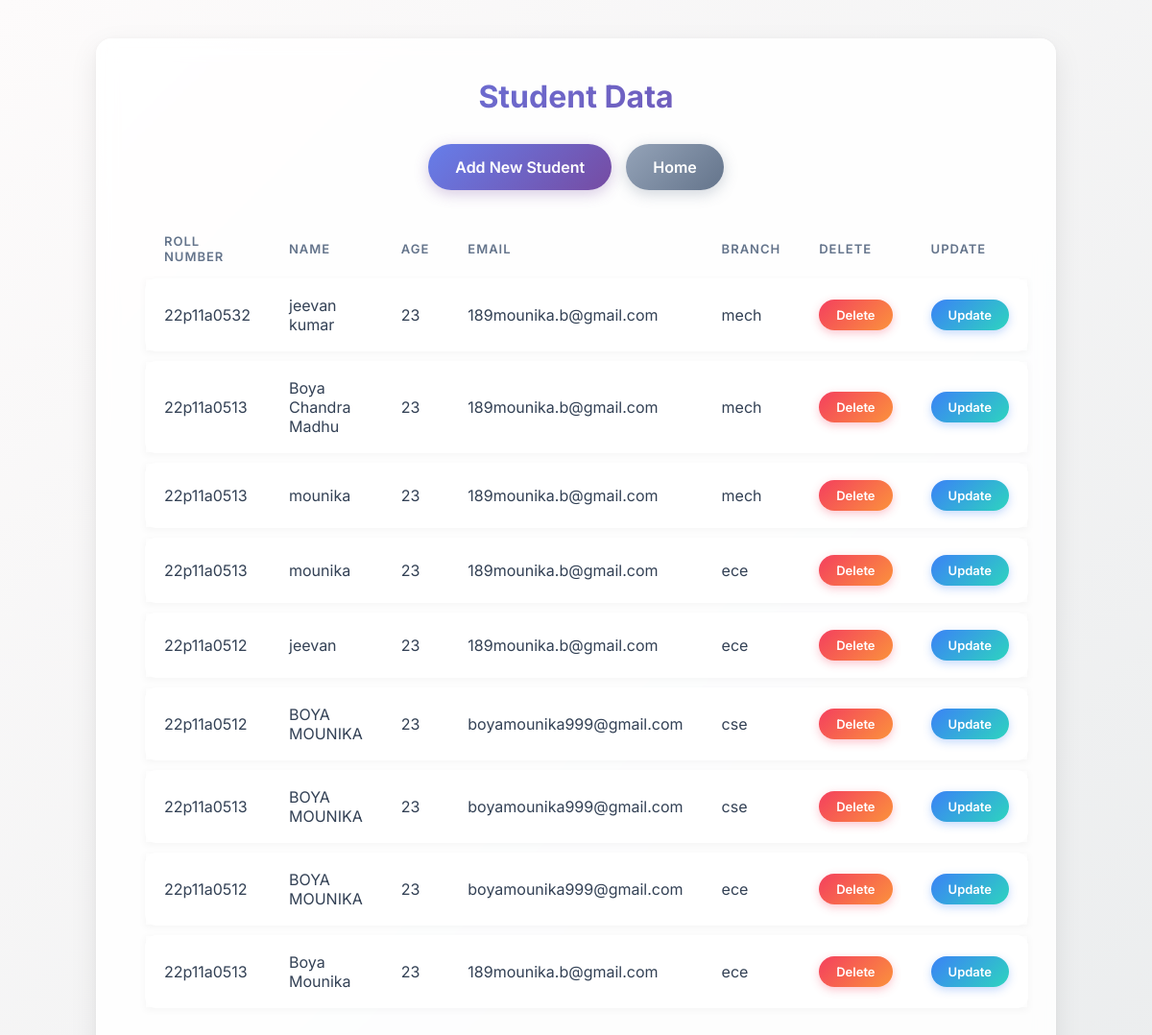
The page /studentdata/ on the database its author committed.
### app/models.py (models this page shows, shortened)
class student(models.Model):
    rollnum=models.CharField(max_length=100)
    name=models.CharField(max_length=300)
    age=models.IntegerField()
    email=models.EmailField()
    branch=models.CharField(max_length=100)

### app/views.py (the view)
# urls.py: path('studentdata/',views.studentdata,name='studentdata'),
def studentdata(request):
    object=student.objects.all()
    return render(request,'studentdata.html',{'studata':object})

### template/studentdata.html (shortened to what this page needs)
<!DOCTYPE html>
<html lang="en">
<head>
</head>
<body>
    <div class="container">
        <h2>Student Data</h2>
        <div class="action-links">
            <a href="{% url 'studentform'%}" class="btn">Add New Student</a>
            <a href="{% url 'home'%}" class="btn" style="background: linear-gradient(135deg, #94a3b8 0%, #64748b 100%); box-shadow: 0 4px 15px rgba(100,116,139,0.3);">Home</a>
        </div>
        <table>
            <thead>
                <tr>
                    <th>Roll Number</th>
                    <th>Name</th>
                    <th>Age</th>
                    <th>Email</th>
                    <th>Branch</th>
                    <th>Delete</th>
                    <th>Update</th>
                </tr>
            </thead>
            <tbody>
                {% for i in studata %}
                <tr>
                    <td>{{ i.rollnum }}</td>
                    <td>{{ i.name }}</td>
                    <td>{{ i.age }}</td>
                    <td>{{ i.email }}</td>
                    <td>{{ i.branch }}</td>
                    <td><a href="{% url 'studelete' i.id %}" class="btn btn-delete">Delete</a></td>
                    <td><a href="{% url 'stuupdate' i.id %}" class="btn">Update</a></td>
                </tr>
                {% endfor %}
            </tbody>
        </table>
    </div>
</body>
</html>

### template/studentdata.html (style rules this page uses)
body { font-family: 'Inter', sans-serif; background: linear-gradient(135deg, #fdfbfb 0%, #ebedee 100%); min-height: 100vh; color: #334155; margin: 0; padding: 40px 20px; display: flex; flex-direction: column; align-items: center; }
h2 { font-weight: 700; font-size: 32px; margin-top: 0; margin-bottom: 30px; color: #0f172a; text-align: center; background: linear-gradient(135deg, #667eea 0%, #764ba2 100%); -webkit-background-clip: text; -webkit-text-fill-color: transparent; }
.container { background-color: rgba(255, 255, 255, 0.85); backdrop-filter: blur(10px); padding: 40px 50px; border-radius: 16px; box-shadow: 0 10px 30px rgba(0,0,0,0.08), 0 1px 8px rgba(0,0,0,0.04); max-width: 1000px; width: 100%; box-sizing: border-box; margin-bottom: 20px; overflow-x: auto; animation: fadeIn 0.6s ease-out forwards; border: 1px solid rgba(255,255,255,0.5); }
button, .btn { background: linear-gradient(135deg, #667eea 0%, #764ba2 100%); color: #ffffff; border: none; padding: 14px 28px; border-radius: 50px; font-size: 16px; font-weight: 600; cursor: pointer; transition: all 0.3s ease; text-decoration: none; display: inline-block; text-align: center; box-shadow: 0 4px 15px rgba(118, 75, 162, 0.3); font-family: 'Inter', sans-serif; }
table { width: 100%; border-collapse: separate; border-spacing: 0 10px; margin-top: 10px; }
th, td { padding: 18px 20px; text-align: left; }
th { font-weight: 600; color: #64748b; text-transform: uppercase; font-size: 13px; letter-spacing: 1px; padding-bottom: 5px; padding-top: 5px; }
tr td:first-child { border-top-left-radius: 12px; border-bottom-left-radius: 12px; }
tr td:last-child { border-top-right-radius: 12px; border-bottom-right-radius: 12px; }
tbody tr { background-color: #ffffff; box-shadow: 0 2px 8px rgba(0,0,0,0.04); transition: all 0.3s ease; }
td .btn { padding: 8px 18px; font-size: 13px; border-radius: 50px; background: linear-gradient(135deg, #3b82f6 0%, #2dd4bf 100%); box-shadow: 0 3px 10px rgba(59, 130, 246, 0.3); }
td .btn.btn-delete { background: linear-gradient(135deg, #f43f5e 0%, #fb923c 100%); box-shadow: 0 3px 10px rgba(244, 63, 94, 0.3); }
.action-links { margin-bottom: 30px; display: flex; gap: 15px; justify-content: center; }

### rows shown on the page
student: rollnum "22p11a0532", name "jeevan kumar", age "23", email "189mounika.b@gmail.com", branch "mech"
student: rollnum "22p11a0513", name "Boya Chandra Madhu", age "23", email "189mounika.b@gmail.com", branch "mech"
student: rollnum "22p11a0513", name "mounika", age "23", email "189mounika.b@gmail.com", branch "mech"
student: rollnum "22p11a0513", name "mounika", age "23", email "189mounika.b@gmail.com", branch "ece"
student: rollnum "22p11a0512", name "jeevan", age "23", email "189mounika.b@gmail.com", branch "ece"
student: rollnum "22p11a0512", name "BOYA MOUNIKA", age "23", email "boyamounika999@gmail.com", branch "cse"
student: rollnum "22p11a0513", name "BOYA MOUNIKA", age "23", email "boyamounika999@gmail.com", branch "cse"
student: rollnum "22p11a0512", name "BOYA MOUNIKA", age "23", email "boyamounika999@gmail.com", branch "ece"
student: rollnum "22p11a0513", name "Boya Mounika", age "23", email "189mounika.b@gmail.com", branch "ece"
